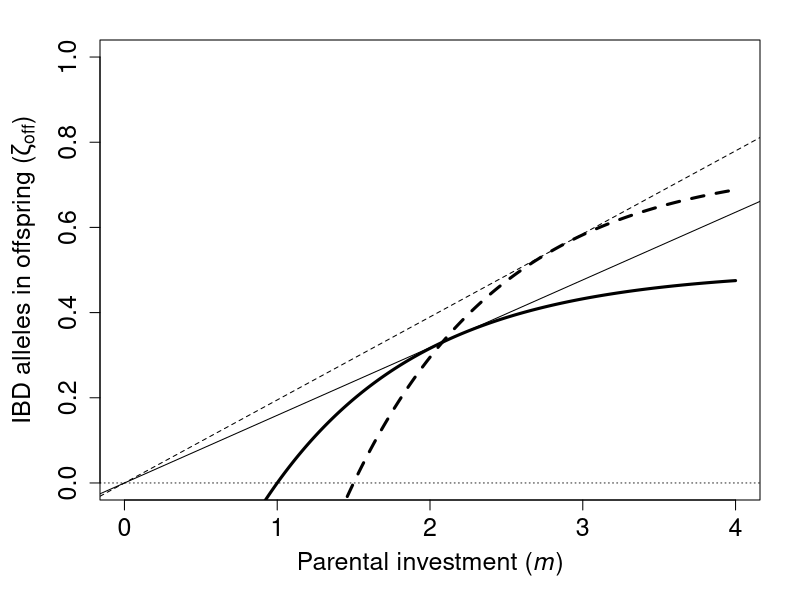
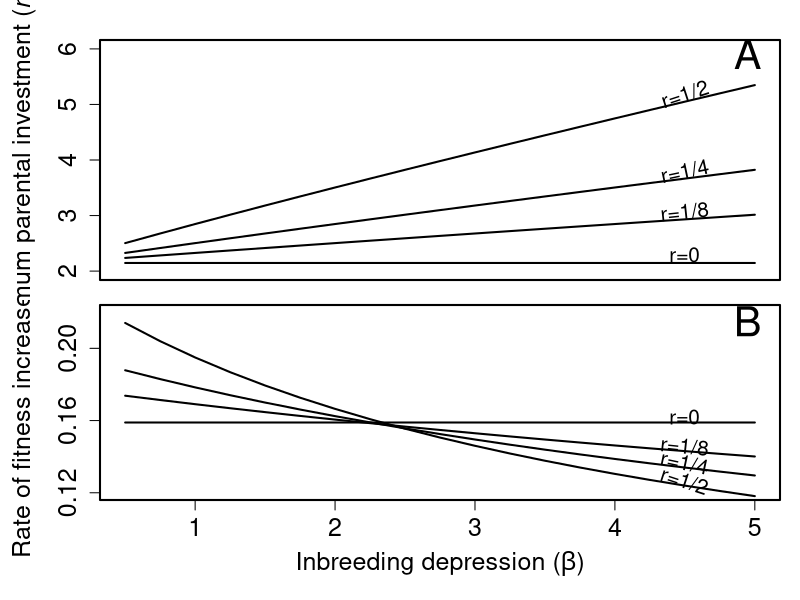
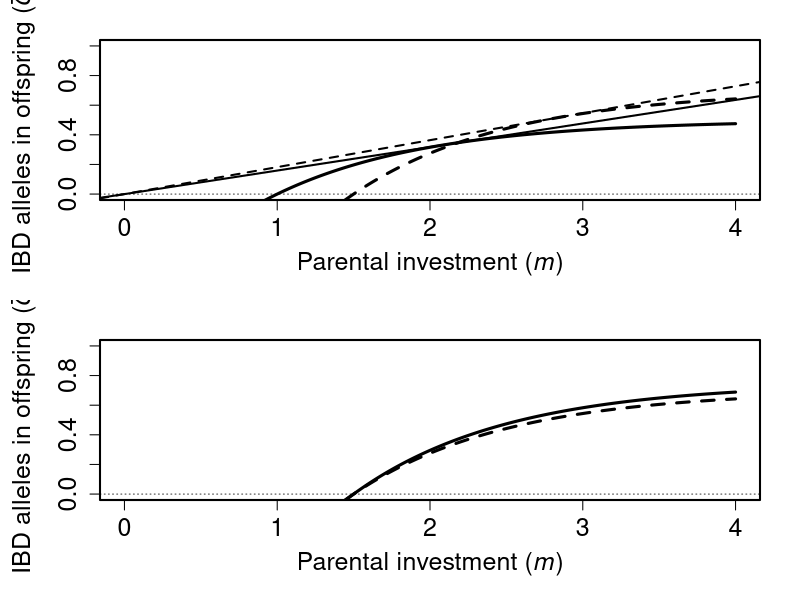
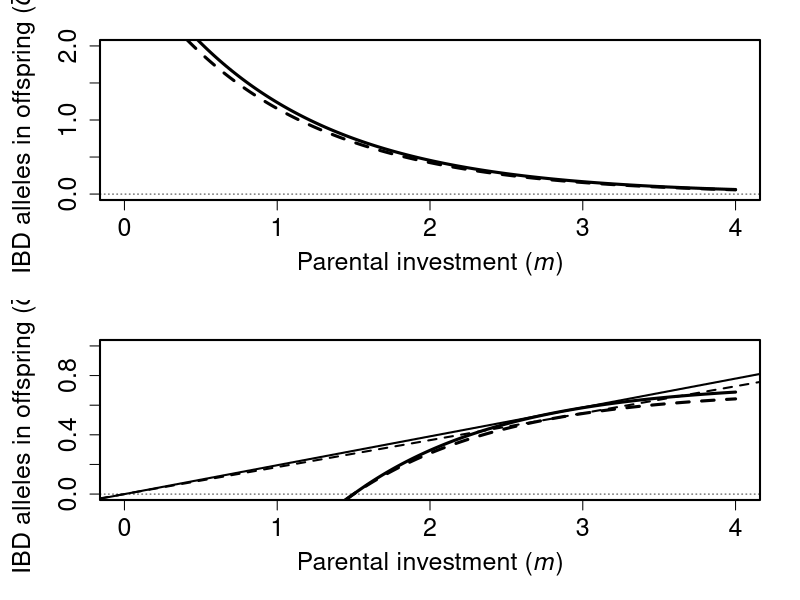

These charts were generated, in order, by the following R code:
## ---- chunk 1
# Below is a function of the general equation for plotting
OffATr <- function(r, m, mmin=1, Beta=1, c=1){
    return( (1/2)*(1+r) * (1 - exp(-c*(m - mmin - Beta*r)) ));
}
# Below is the same equation as an expression for maths
fm  <- expression(0.5*(1+r)*(1-exp(-c*(m-mmin-Beta*r))),'m');
# We can use the above to differentiate fm wrt `m`
fmd <- D(fm,'m'); # can print fmd to show solution
# Below is fmd for analysis and plotting
OffATrd <- function(r, m, mmin=1, Beta=1, c=1){
    return(  0.5 * (1 + r) * (exp(-c * (m - mmin - Beta * r)) * c)  );
    # Also can simplify: return(  (c/2)*(1+r)*exp(-c*(m-mmin-Beta*r))  );
} # We'll need the above to find m^{*} and \gamma^{*} 
# To find m^{*}, can use the function below
findm <- function(low.guess,high.guess,rval,mmin=1,Beta=1,c=1){
  fm  <- function(m,r=rval){ 
           OffATrd(r=rval, mmin=mmin, Beta=Beta, m=m, c=c)*(0-m) + 
             OffATr(r=rval, mmin=mmin, Beta=Beta, m=m, c=c);
         }
  lg  <- fm(m=low.guess, r=rval);
  hg  <- fm(m=high.guess,r=rval);
  if(lg > 0){
    u <- low.guess;
    l <- high.guess;
  }else{
    u <- high.guess;
    l <- low.guess;
  }
  if((fm(l) > 0 & fm(u) > 0) | (fm(l) < 0 & fm(u) < 0)){
    return("Value of m is outside the range");
  }else{
    check  <- 1;
    mguess <- 0.5 * (l+u);
    i      <- 0;
    while(abs(check) > 0.000001 & i < 1000000){
        check <- fm(r=rval, m=mguess);
        if(check > 0){
          u      <- mguess;
          mguess <- 0.5*(l+mguess); 
        }else{
          l      <- mguess;
          mguess <- 0.5*(u+mguess);
        }
        i <- i+1;
    }
    return(mguess);
  }
} # Running the below returns the estimate
# Below returns m^{*} for outbreeders and inbreeders, respectively
r00m <- findm(low.guess=0,high.guess=4,rval=0.0,mmin=1,Beta=1,c=1);
r05m <- findm(low.guess=0,high.guess=4,rval=0.5,mmin=1,Beta=1,c=1);
# Below finds the tangent slope, \gamma^{*}
r00g <- OffATr(r=0,   m=r00m, mmin=1, Beta=1, c=1) / r00m;
r05g <- OffATr(r=0.5, m=r05m, mmin=1, Beta=1, c=1) / r05m;
# The code below plots everything
PI <- seq(from=0,to=4,by=0.01);
Alleles_IBD_outbr <- OffATr(r=0.0, m=PI, mmin=1, Beta=1, c=1);
Alleles_IBD_inbr  <- OffATr(r=0.5, m=PI, mmin=1, Beta=1, c=1);
par(mar=c(5,5,2,2));
plot(PI,Alleles_IBD_outbr,type="l",lwd=3,ylim=c(0,1),
     xlab=expression(paste("Parental investment (",italic(m),")")),
     ylab=expression(paste("IBD alleles in offspring (",zeta[off],")")),
     cex.lab=1.5,cex.axis=1.5);
abline(h=0,lty="dotted",lwd=0.8);
points(PI,Alleles_IBD_inbr,type="l",lwd=3,lty="dashed");
abline(a=0,b=r00g,lty="solid", lwd=1); # Tangent line r = 0
abline(a=0,b=r05g,lty="dashed",lwd=1); # Tangent line r = 0.5
#abline(v=r00m,lty="solid", lwd=0.5); # Position of m^{*} for r = 0
#abline(v=r05m,lty="dashed",lwd=0.5); # Position of m^{*} for r = 0.5
## ---- chunk 2
OffAT <- function(r, m, B0=1, B1=1, c=1){
    return( (1/2)*(1+r) * (1 - exp(-c*(m - B0 - B1*r)) ));
}
## ---- chunk 3
# Getting the calculatoins for beta = 3
r00m.b3 <- findm(low.guess=0,high.guess=6,rval=0.0,mmin=1,Beta=3,c=1);
r05m.b3 <- findm(low.guess=0,high.guess=6,rval=0.5,mmin=1,Beta=3,c=1);
r00g.b3 <- OffATr(r=0,   m=r00m.b3, mmin=1, Beta=3, c=1) / r00m.b3;
r05g.b3 <- OffATr(r=0.5, m=r05m.b3, mmin=1, Beta=3, c=1) / r05m.b3;
## ---- chunk 4
bss <- seq(from=0.5,to=5,by=0.25);
gamz <- function(rvl,betas,mmin=1,c=1){
    mvl <- rep(0,length(betas));
    gam <- rep(0,length(betas));
    for(i in 1:length(bss)){
        mvl[i] <- findm(low.guess=0,high.guess=10,rval=rvl,mmin=1,Beta=betas[i],c=1);
        gam[i] <- OffATr(r=rvl, m=mvl[i], mmin=1, Beta=betas[i], c=1) / mvl[i];
    }
    return(list(mvl=mvl,gam=gam));
}
rg000 <- gamz(rvl=0.000,betas=bss);
rg125 <- gamz(rvl=0.125,betas=bss);
rg250 <- gamz(rvl=0.250,betas=bss);
rg500 <- gamz(rvl=0.500,betas=bss);
par(mfrow=c(2,1),mar=c(0.25,5,1,1),lwd=2);
layout(matrix(data=c(1,2), nrow=2, ncol=1, byrow = TRUE),
       widths=c(1,1), heights=c(1,1))
#----------------------------------------------------------------
par(mar=c(1,5,2,1),lwd=2);
plot(x=bss,y=rg000$mvl,type="l",lwd=2,ylim=c(2,6),pch=1.5,xaxt="n",
     xlab="",
     ylab=expression(paste("Optimum parental investment (",italic(m),"*)")),
     cex.lab=1.5,cex.axis=1.5);
points(x=bss,y=rg125$mvl,type="l",lwd=2);
points(x=bss,y=rg250$mvl,type="l",lwd=2);
points(x=bss,y=rg500$mvl,type="l",lwd=2);
text(x=bss[17],y=rg000$mvl[17]+0.15,labels="r=0",srt=-0,cex=1.25);
text(x=bss[17],y=rg125$mvl[17]+0.15,labels="r=1/8",srt=6,cex=1.25);
text(x=bss[17],y=rg250$mvl[17]+0.15,labels="r=1/4",srt=12,cex=1.25);
text(x=bss[17],y=rg500$mvl[17]+0.15,labels="r=1/2",srt=18,cex=1.25);
text(x=4.95,y=5.9,labels="A",cex=2.5);
#----------------------------------------------------------------
par(mar=c(5,5,0.25,1),lwd=2);
plot(x=bss,y=rg000$gam,type="l",lwd=2,ylim=c(0.12,0.22),pch=1.5,yaxt="n",
     xlab=expression(paste("Inbreeding depression (",beta,")")),
     ylab=expression(paste("Rate of fitness increase (",gamma,"*)")),
     cex.lab=1.5,cex.axis=1.5);
axis(side=2,at=c(0.12,0.16,0.20),cex.axis=1.5);
points(x=bss,y=rg125$gam,type="l",lwd=2);
points(x=bss,y=rg250$gam,type="l",lwd=2);
points(x=bss,y=rg500$gam,type="l",lwd=2);
text(x=bss[17],y=rg000$gam[17]+0.003,labels="r=0",srt=-0,cex=1.25);
text(x=bss[17],y=rg125$gam[17]+0.003,labels="r=1/8",srt=-6,cex=1.25);
text(x=bss[17],y=rg250$gam[17]+0.003,labels="r=1/4",srt=-12,cex=1.25);
text(x=bss[17],y=rg500$gam[17]+0.003,labels="r=1/2",srt=-18,cex=1.25);
text(x=4.95,y=0.215,labels="B",cex=2.5);

## ---- chunk 5
OffATf <- function(f, k, m, B0=1, B1=1, c=1){
    return( (1/2)*(1+(2*k/(1+f))) * (1 - exp(-c*(m - B0 - 2*B1*k)) ));
}
findmf <- function(low.guess,high.guess,kval,fval,B1=1,c=1,B0=1){
  OffATf <- function(m, f=fval, k=kval, B0=1, B1=1, c=1){
    return( (1/2)*(1+(2*k/(1+f))) * (1 - exp(-c*(m - B0 - 2*B1*k)) ));
  }
  OffATff <- function(m, k=kval, f=fval, B0=1, B1=1, c=1){
    return( 0.5 * (1 + (2 * k/(f + 1))) * (exp(-c * (m - B0 - 2 * B1 * k)) * c) );
  }    
  fm <- function(m, f=fval, k=kval, B0=1, B1=1, c=1){
    OffATff(m=m, f=fval, k=kval, B0=B0, B1=B1, c=c)*(0-m) + 
          OffATf(m=m, f=fval, k=kval, B0=B0, B1=B1, c=c);
  }
  lg  <- fm(m=low.guess, k=kval, f=fval);
  hg  <- fm(m=high.guess,k=kval, f=fval);
  if(lg > 0){
    u <- low.guess;
    l <- high.guess;
  }else{
    u <- high.guess;
    l <- low.guess;
  }
  if((fm(l) > 0 & fm(u) > 0) | (fm(l) < 0 & fm(u) < 0)){
    return("Value of m is outside the range");
  }else{
    check  <- 1;
    mguess <- 0.5 * (l+u);
    i      <- 0;
    while(abs(check) > 0.001 & i < 10000){
        check <- fm(k=kval, f=fval, m=mguess);
        if(check > 0){
          u      <- mguess;
          mguess <- 0.5*(l+mguess); 
        }else{
          l      <- mguess;
          mguess <- 0.5*(u+mguess);
        }
        i <- i+1;
    }
    return(mguess);
  }
} # Running the below returns the estimate
imopt.f000 <- findmf(low.guess=0,high.guess=4,kval=0.25,fval=0.0, B1=1);
imopt.f025 <- findmf(low.guess=0,high.guess=4,kval=0.25,fval=0.25, B1=1);
itang.f000 <- OffATf(m=imopt.f000, f=0, k=0.25, B0=1, B1=1, c=1) / imopt.f000;
itang.f025 <- OffATf(m=imopt.f025, f=0.25, k=0.25, B0=1, B1=1, c=1) / imopt.f025;
omopt.f000 <- findmf(low.guess=0,high.guess=4,kval=0.0,fval=0.0, B1=1);
omopt.f025 <- findmf(low.guess=0,high.guess=4,kval=0.0,fval=0.25, B1=1);
otang.f000 <- OffATf(m=omopt.f000, f=0, k=0.0, B0=1, B1=1, c=1) / omopt.f000;
otang.f025 <- OffATf(m=omopt.f025, f=0.25, k=0.0, B0=1, B1=1, c=1) / omopt.f025;
## ---- chunk 6
Alleles_IBD_k000 <- OffATf(k=0.0, f=0.25, m=PI, B0=1, B1=1, c=1);
par(mar=c(5,5,2,2));
plot(PI,Alleles_IBD_k000,type="l",lwd=3,ylim=c(0,1),
     xlab=expression(paste("Parental investment (",italic(m),")")),
     ylab=expression(paste("IBD alleles in offspring (",zeta[off],")")),
     cex.lab=1.5,cex.axis=1.5);
abline(h=0,lty="dotted",lwd=0.8);
Alleles_IBD_k025 <- OffATf(k=0.25, f=0.25, m=PI, B0=1, B1=1, c=1);
points(PI,Alleles_IBD_k025,type="l",lwd=3,col="black",lty="dashed");
abline(b=otang.f025,a=0,lty="solid",lwd=2);
abline(b=itang.f025,a=0,lty="dashed",lwd=2);
## ---- chunk 7
fm <- expression(0.5*(1+r)*(1-exp(-c*(m-B0-B1*r))),'m');
fm1 <- D(fm,'m');
## ---- chunk 8
r00m.y <- OffATr(r=0,  m=r00m, mmin=1, Beta=1, c=1);
r05m.y <- OffATr(r=0.5, m=r05m, mmin=1, Beta=1, c=1);
## ---- chunk 9
rrmm  <- expression((1/beta)*(mopt-mmin+(1/c)*log(1/(mopt*c+1))),'mopt');
# We can use the above to differentiate fm wrt `m`
drdm <- D(rrmm,'mopt'); # can print fmd to show solution
# Note that drdm simplifies considerably from what R produces
## ---- chunk 10
beteq <- 2.335264; # eyeballed then found this value
m00eq <- 2.146187; # Iteratively found these values
m05eq <- 3.719273;
r00eq <- OffATr(r=0,  m=m00eq,Beta=beteq,mmin=1,c=1);
r05eq <- OffATr(r=0.5,m=m05eq,Beta=beteq,mmin=1,c=1);
g00eq <- r00eq / m00eq;
g05eq <- r05eq / m05eq;
## ---- chunk 11
find.Beta <- function(lg,hg,mstari,mstaro,cvl=1,mmin=1,rval=0.5){
    Ir <- function(Beta, m=mstari, cvl=cvl, mmin=mmin, rval=rval){
        return( 0.5*(1+rval)*(1-exp(-cvl*(m-mmin-rval*Beta))) );
    }
    oD <- exp(-cvl*(mstaro-mmin-0.0));
    Of <- Ir(Beta=0, m=mstaro, cvl=cvl, mmin=mmin, rval=0);
    uu <- Ir(Beta=lg, m=mstaro, cvl=cvl, mmin=mmin, rval=rval);
    ll <- Ir(Beta=hg, m=mstaro, cvl=cvl, mmin=mmin, rval=rval);
    if((ll > Of & uu > Of) | (ll < Of & uu < Of)){
        return("Value of m is outside the range");
    }else{
        check  <- 1;
        mguess <- 0.5 * (lg+hg);
        i      <- 0;
        while(abs(check) > 0.001 & i < 10000){
            check <- Ir(Beta=mguess, m=mstaro, cvl=cvl, mmin=mmin, rval=rval) - Of;
            if(check < 0){
                hg     <- mguess;
                mguess <- 0.5*(lg+mguess); 
            }else{
                lg     <- mguess;
                mguess <- 0.5*(hg+mguess);
            }
            i <- i+1;
        }
        return(mguess);
    }
} # Running the below returns the estimate
est <- find.Beta(lg=0,hg=5,mstari=2.85,mstaro=2.15);
## ---- chunk 12
OffATf <- function(f, k, m, B0=1, B1=1, c=1){
    return( (1/2)*(1+(2*k/(1+f))) * (1 - exp(-c*(m - B0 - 2*B1*k)) ));
}
Alleles_IBD_f000 <- OffATf(k=0.25, f=0, m=PI, B0=1, B1=1, c=1);
par(mar=c(5,5,2,2));
plot(PI,Alleles_IBD_f000,type="l",lwd=3,ylim=c(0,1),
     xlab=expression(paste("Parental investment (",italic(m),")")),
     ylab=expression(paste("IBD alleles in offspring (",zeta[off],")")),
     cex.lab=1.5,cex.axis=1.5);
abline(h=0,lty="dotted",lwd=0.8);
Alleles_IBD_f025 <- OffATf(k=0.25, f=0.25, m=PI, B0=1, B1=1, c=1);
points(PI,Alleles_IBD_f025,type="l",lwd=3,col="black",lty="dashed");
## ---- chunk 13
fm <- expression(0.5*(1+(2*k/(f+1)))*(1-exp(-c*(m-B0-2*B1*k))),'m');
fm1 <- D(fm,'m');
print(fm1);
## ---- chunk 14
Offdk <- function(k, f, m, B0=1, B1=1, c=1){
    return( 0.5 * (1 + (2 * k/(f + 1))) * (exp(-c * (m - B0 - 2 * B1 * k)) * c) );
}
Alleles_IBD_f000 <- Offdk(k=0.25, f=0, m=PI, B0=1, B1=1, c=1);
par(mar=c(5,5,2,2));
plot(PI,Alleles_IBD_f000,type="l",lwd=3,ylim=c(0,2),
     xlab=expression(paste("Parental investment (",italic(m),")")),
     ylab=expression(paste("IBD alleles in offspring (",zeta[off],")")),
     cex.lab=1.5,cex.axis=1.5);
abline(h=0,lty="dotted",lwd=0.8);
Alleles_IBD_f025 <- Offdk(k=0.25, f=0.25, m=PI, B0=1, B1=1, c=1);
points(PI,Alleles_IBD_f025,type="l",lwd=3,col="black",lty="dashed");
## ---- chunk 15
findmf <- function(low.guess,high.guess,kval,fval,B1=1,c=1,B0=1){
  OffATf <- function(m, f=fval, k=kval, B0=1, B1=1, c=1){
    return( (1/2)*(1+(2*k/(1+f))) * (1 - exp(-c*(m - B0 - 2*B1*k)) ));
  }
  OffATff <- function(m, k=kval, f=fval, B0=1, B1=1, c=1){
    return( 0.5 * (1 + (2 * k/(f + 1))) * (exp(-c * (m - B0 - 2 * B1 * k)) * c) );
  }    
  fm <- function(m, f=fval, k=kval, B0=1, B1=1, c=1){
    OffATff(m=m, f=fval, k=kval, B0=B0, B1=B1, c=c)*(0-m) + 
          OffATf(m=m, f=fval, k=kval, B0=B0, B1=B1, c=c);
  }
  lg  <- fm(m=low.guess, k=kval, f=fval);
  hg  <- fm(m=high.guess,k=kval, f=fval);
  if(lg > 0){
    u <- low.guess;
    l <- high.guess;
  }else{
    u <- high.guess;
    l <- low.guess;
  }
  if((fm(l) > 0 & fm(u) > 0) | (fm(l) < 0 & fm(u) < 0)){
    return("Value of m is outside the range");
  }else{
    check  <- 1;
    mguess <- 0.5 * (l+u);
    i      <- 0;
    while(abs(check) > 0.001 & i < 10000){
        check <- fm(k=kval, f=fval, m=mguess);
        if(check > 0){
          u      <- mguess;
          mguess <- 0.5*(l+mguess); 
        }else{
          l      <- mguess;
          mguess <- 0.5*(u+mguess);
        }
        i <- i+1;
    }
    return(mguess);
  }
} # Running the below returns the estimate
mopt.f000 <- findmf(low.guess=0,high.guess=4,kval=0.25,fval=0.0, B1=1);
mopt.f025 <- findmf(low.guess=0,high.guess=4,kval=0.25,fval=0.25, B1=1);
tang.f000 <- OffATf(m=mopt.f000, f=0, k=0.25, B0=1, B1=1, c=1) / mopt.f000;
tang.f025 <- OffATf(m=mopt.f025, f=0.25, k=0.25, B0=1, B1=1, c=1) / mopt.f025;
## ---- chunk 16
OffATf <- function(f, k, m, B0=1, B1=1, c=1){
    return( (1/2)*(1+(2*k/(1+f))) * (1 - exp(-c*(m - B0 - 2*B1*k)) ));
}
Alleles_IBD_f000 <- OffATf(k=0.25, f=0, m=PI, B0=1, B1=1, c=1);
par(mar=c(5,5,2,2));
plot(PI,Alleles_IBD_f000,type="l",lwd=3,ylim=c(0,1),
     xlab=expression(paste("Parental investment (",italic(m),")")),
     ylab=expression(paste("IBD alleles in offspring (",zeta[off],")")),
     cex.lab=1.5,cex.axis=1.5);
abline(h=0,lty="dotted",lwd=0.8);
Alleles_IBD_f025 <- OffATf(k=0.25, f=0.25, m=PI, B0=1, B1=1, c=1);
points(PI,Alleles_IBD_f025,type="l",lwd=3,col="black",lty="dashed");
abline(b=tang.f000,a=0,lty="solid",lwd=2);
abline(b=tang.f025,a=0,lty="dashed",lwd=2);
